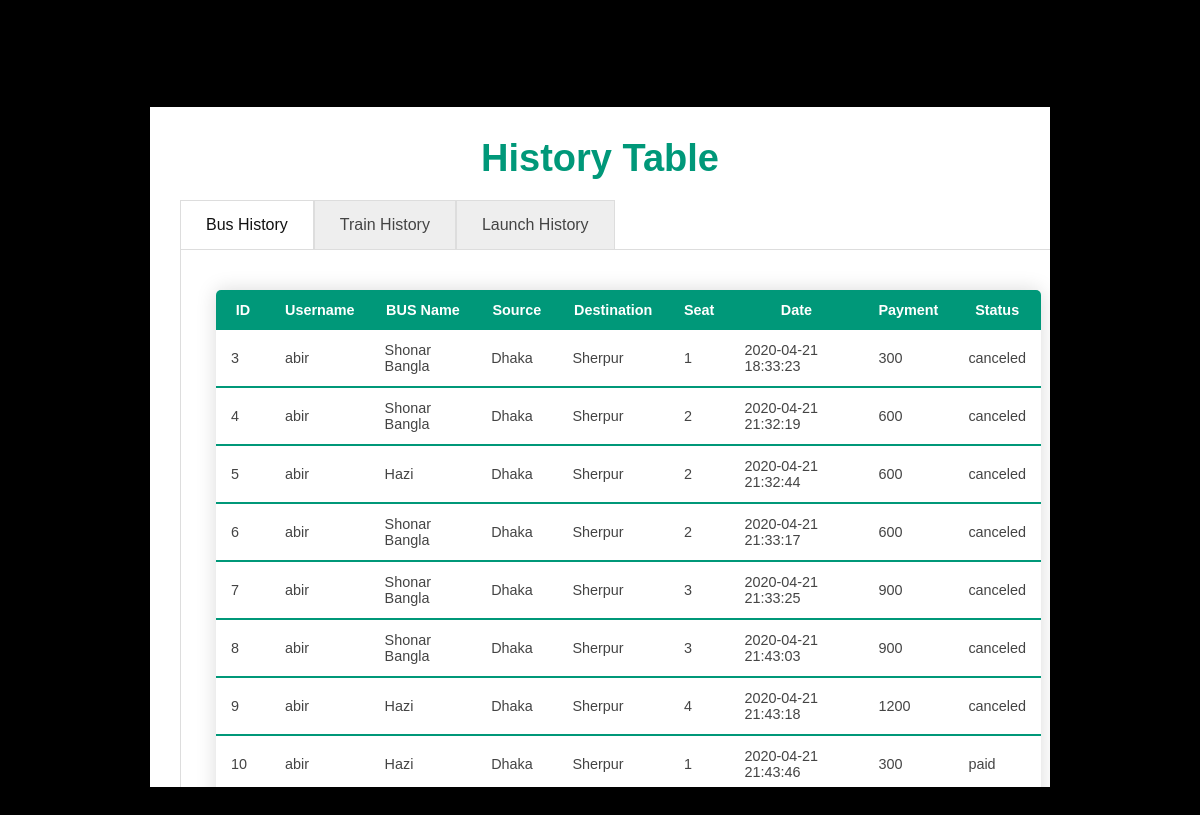
The page /mainpage/history.php (signed in, lower part) on the database as committed earlier.
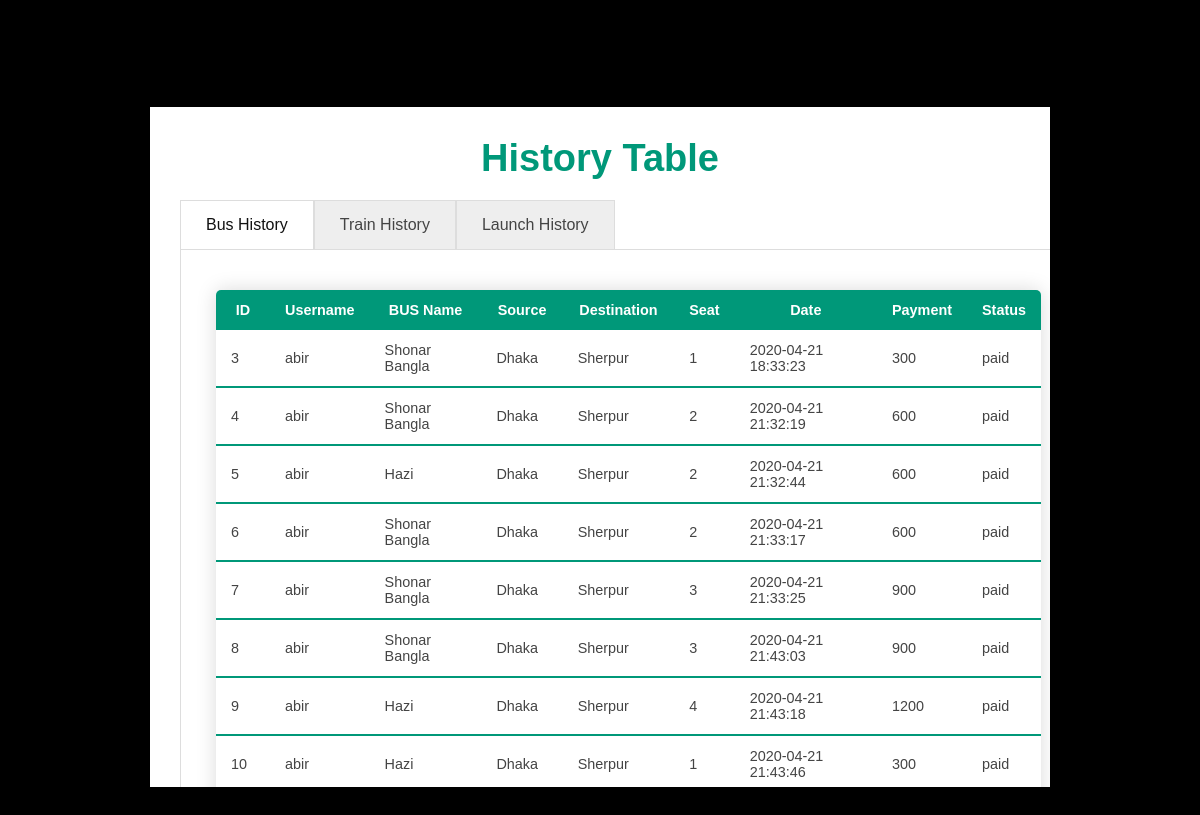
The same page on the database as committed later.
### tables this page shows
CREATE TABLE `bus_history` (
  `id` int(100) NOT NULL,
  `username` varchar(100) NOT NULL,
  `bus_id` int(100) NOT NULL,
  `seat` int(100) NOT NULL,
  `date` timestamp NOT NULL DEFAULT CURRENT_TIMESTAMP,
  `payment` int(100) NOT NULL,
  `status` varchar(100) NOT NULL
);

CREATE TABLE `bus_list` (
  `id` int(100) NOT NULL,
  `name` varchar(100) NOT NULL,
  `board` varchar(100) NOT NULL,
  `destination` varchar(100) NOT NULL,
  `type` varchar(10) NOT NULL DEFAULT 'nonac',
  `cost` int(100) NOT NULL,
  `available_seat` int(100) NOT NULL DEFAULT '40',
  `total_seat` int(100) NOT NULL DEFAULT '40'
);

### mainpage/history.php (the view, shortened to what this page needs)
<?php
include "../mainpage/common.inc.php";
?>
<!DOCTYPE html>
<html>
<head>
    <link rel="stylesheet" href="history.css">
</head>
<body>
    <div class="table">
        <h1>History Table</h1>
        <nav>
            <ul>
                <li class="tab1"><label for="tab1">Bus History</label></li>
                <li class="tab2"><label for="tab2">Train History</label></li>
                <li class="tab3"><label for="tab3">Launch History</label></li>
            </ul>
        </nav>
        <section>
            <div class=tab1>
                <table class="content-table">
                    <thead>
                        <tr>
                            <th>ID</th>
                            <th>Username</th>
                            <th>BUS Name</th>
                            <th>Source</th>
                            <th>Destination</th>
                            <th>Seat</th>
                            <th>Date</th>
                            <th>Payment</th>
                            <th>Status</th>
                        </tr>
                    </thead>
                    <?php
                    $username = $_SESSION['username'];
                    $sql = "SELECT bus_history.id, bus_history.username, bus_list.name, bus_list.board, bus_list.destination, bus_history.seat, bus_history.date, bus_history.payment,bus_history.status FROM bus_history INNER JOIN bus_list ON bus_history.bus_id = bus_list.id where username='$username'";
                    $result = mysqli_query($conn, $sql);
                    $rowCount = mysqli_num_rows($result);
                    if ($rowCount > 0) {
                        while ($row = mysqli_fetch_assoc($result)) {
                            echo "<tbody>
                            <tr>
                            <td>" . $row['id'] . "</td>
                            <td>" . $row['username'] . "</td>
                            <td>" . $row['name'] . "</td>
                            <td>" . $row['board'] . "</td>
                            <td>" . $row['destination'] . "</td>
                            <td>" . $row['seat'] . "</td>
                            <td>" . $row['date'] . "</td>
                            <td>" . $row['payment'] . "</td>
                            <td>" . $row['status'] . "</td>
                            </tr>
                            </tbody>";
                        }
                        echo "</table>";
                    } else {
                        echo $message = "No History!";
                    }
                    ?>
            </div>
        </section>
    </div>
</body>
</html>

### mainpage/common.inc.php (shortened to what this page needs)
<!DOCTYPE html>
<html>
<head>
	<link rel="stylesheet" href="common.css">
</head>
<body>
</body>
</html>

### mainpage/common.css (style rules this page uses)
body { font-family: 'Roboto', sans-serif; overflow: hidden; }
* { margin: 0; padding: 0; list-style: none; text-decoration: none; }

### mainpage/history.css (style rules this page uses)
body { margin:0; padding:0; font-family: sans-serif; background-color:#000; overflow: hidden; }
.table { width: 900px; height: 680px; background: #fff; top:50%; left: 50%; position: absolute; transform: translate(-50% ,-50%); box-sizing: border-box; padding: 30px 30px; overflow: scroll; }
h1 { margin: 0; padding: 0 0 20px; text-align: center; font-size: 38px; color: #009879; }
.table > input, .table section >div { display: none; }
#tab1:checked~section .tab1, #tab2:checked~section .tab2, #tab3:checked~section .tab3 { display: block; }
.table ul { list-style-type: none; margin: 0; padding: 0; }
.table ul li label { float: left; padding: 15px 25px; border: 1px solid #ddd; border-bottom: 0; background-color: #eeeeee; color: #444; }
.table section { clear: both; }
.table section div { padding: 20px; width: 100%; border: 1px solid #ddd; background-color: #fff; color: #444; }
#tab1:checked~nav .tab1 label, #tab2:checked~nav .tab2 label, #tab3:checked~nav .tab3 label { background-color: #fff; color: #111; position: relative; }
.content-table { border-collapse: collapse; margin: 20px 0; margin-left: 15px; font-size: 0.9em; min-width: 400px; border-radius: 5px 5px 0 0; overflow: hidden; box-shadow: 0 0 20px rgba(0,0,0,0.15); }
.content-table thead tr { background-color: #009879; color: #ffffff; text-align: center; font-weight: bold; }
.content-table th, .content-table td { padding: 12px 15px; }
.content-table tbody tr { border-bottom: 1px solid #dddddd; }
.content-table tbody tr:last-of-type { border-bottom: 2px solid #009879; }

Rows that differ between the two databases and show on the page:
changed bus_history id 3: status "canceled" → "paid"
changed bus_history id 4: status "canceled" → "paid"
changed bus_history id 5: status "canceled" → "paid"
changed bus_history id 6: status "canceled" → "paid"
changed bus_history id 7: status "canceled" → "paid"
changed bus_history id 8: status "canceled" → "paid"
changed bus_history id 9: status "canceled" → "paid"
